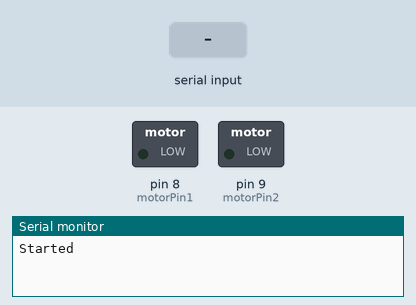
A sketch run on a simulated Arduino Uno, built with avr-gcc and run on an emulated ATmega328P. On the bench: switched loads named in the sketch (green lamp = pin HIGH), the last lines printed to the serial monitor. Inputs (shaded band) come from the test bench.

Above: at 1.2 s.
1.3 s: "l" received over the second serial link
At 2.2 s:
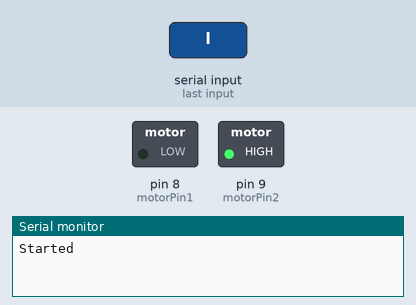
2.8 s: "r" received over the second serial link
At 3.3 s:
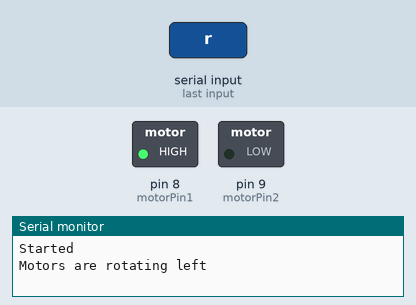
4.3 s: "f" received over the second serial link
At 5.7 s:
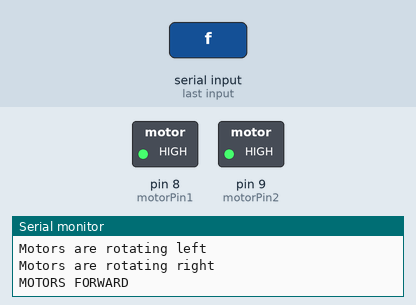
Timing chart, 0 to 7.3 s (numbered marks = the images above; inputs shaded):
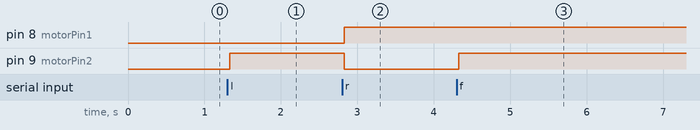

The sketch:

BT_CAR_CODE.ino
```cpp
#include <SoftwareSerial.h>
SoftwareSerial BlueTooth(0, 1);
char BT_input;
int motorPin1 = 8;
int motorPin2 = 9;


void setup()
{
  BlueTooth.begin(9600);
  Serial.begin(9600);
  Serial.println("Started");
  pinMode(motorPin1, OUTPUT);
  pinMode(motorPin2, OUTPUT);
}

void loop()
{
  if (BlueTooth.available())
  {
    BlueTooth.println("Connection Established...");
   BT_input=BlueTooth.read();
    if (BT_input=='s')
    {
      digitalWrite(motorPin1, LOW);
      digitalWrite(motorPin2, LOW);
      delay(1000);

      Serial.println("Motors are Off");
      BlueTooth.println("s");
    }
    else if (BT_input=='l')
    {
      digitalWrite(motorPin1, LOW);
      digitalWrite(motorPin2, HIGH);
      delay(1000);

      Serial.println("Motors are rotating left");
      BlueTooth.println("Motors are rotating left");
    }
    else if (BT_input=='r')
    {
      digitalWrite(motorPin1, HIGH);
      digitalWrite(motorPin2, LOW);
      delay(1000);

      Serial.println("Motors are rotating right");
      BlueTooth.println("Motors are rotating right");
    }
   else if (BT_input=='f')
    {
      digitalWrite(motorPin1, HIGH);
      digitalWrite(motorPin2, HIGH);
      delay(1000);

      Serial.println("MOTORS FORWARD");
      BlueTooth.println("MOTORS FORWARD");
    }

  }

}
```

Measured:
- after the input at 1.3 s, pin 9 (motorPin2): LOW → HIGH at once
- after the input at 2.8 s, pin 8 (motorPin1): LOW → HIGH at once; pin 9 (motorPin2): HIGH → LOW at once
- after the input at 4.3 s, pin 9 (motorPin2): LOW → HIGH at once
